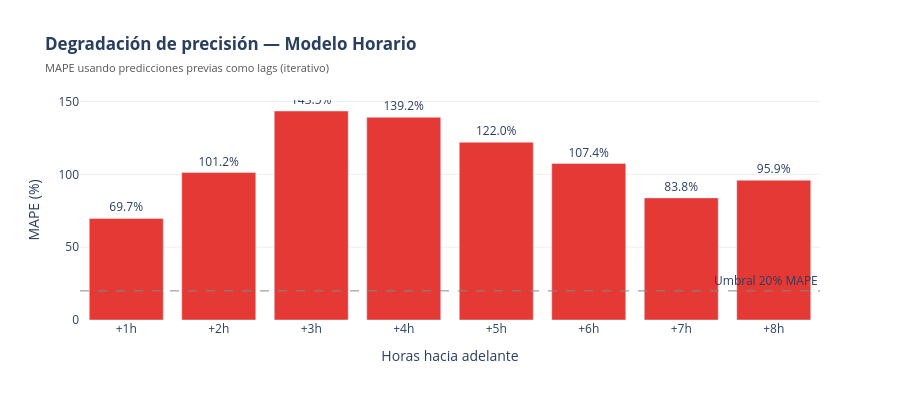

Notebook code for this chart:
### Markdown cell above
### Precisión por horizonte — Modelo Horario

A partir de un instante *t* con lags reales, la predicción se va degradando conforme el modelo usa sus propias predicciones anteriores como lags.

### Code cell
# Simulación iterativa: a partir de cada punto real, predecir h=1..8 horas
# Muestreamos ventanas de 8h para no tardar demasiado
np.random.seed(42)
# Usar datos del test en horas diurnas (6-18h) con gen > 1
anchors = tst_d[(tst_d['Hora'] >= 6) & (tst_d['Hora'] <= 14)].sample(300).index

errores_h = {k: [] for k in range(1, 9)}

for idx in anchors:
    pos = test_h.index.get_loc(idx)
    buf = list(test_h.iloc[pos]['Gen_kWh':'rm6'][['lag1','lag2','lag3','lag4',
              'rs3','rs6','rs24','rm6']].values)  # no usado directamente
    # reconstruir lags dinámicamente
    hist = list(test_h.iloc[max(0,pos-3):pos+1]['Gen_kWh'].values)
    if len(hist) < 4:
        continue
    preds = []
    for step in range(1, 9):
        row = test_h.iloc[pos]
        lags = (list(reversed(preds)) + hist)[::-1][:4]
        if len(lags) < 4:
            continue
        lags = lags[::-1]  # [lag1, lag2, lag3, lag4]
        series = np.array(list(reversed(lags)) + hist[-20:])
        rs3_v  = float(np.nanstd(series[-3:])) if len(series)>=3 else 0
        rs6_v  = float(np.nanstd(series[-6:])) if len(series)>=6 else 0
        rs24_v = float(np.nanstd(series[-24:])) if len(series)>=24 else 0
        rm6_v  = float(np.nanmean(series[-6:])) if len(series)>=6 else 0
        h_new  = (row['Hora'] + step) % 24
        lag0_v = lags[0]  # la predicción más reciente = mejor estimación de hora actual
        x = np.array([[lag0_v,
            np.sin(2*np.pi*h_new/24), np.cos(2*np.pi*h_new/24),
            row['mes_sin'], row['mes_cos'],
            1 if 5<=h_new<=20 else 0,
            row['Pron_kWh'], row['irr_dia'],
            lags[0], lags[1], lags[2], lags[3],
            rs3_v, rs6_v, rs24_v, rm6_v]])
        p = max(float(gbm_h.predict(x)[0]), 0.0)
        preds.append(p)
        # Real del step
        if pos + step < len(test_h):
            real_s = test_h.iloc[pos+step]['Gen_kWh']
            if real_s > 1.0:
                errores_h[step].append(abs(p - real_s) / real_s * 100)

rmse_por_h = {}
mape_por_h = {}
for step in range(1, 9):
    errs = errores_h[step]
    if errs:
        mape_por_h[step] = np.mean(errs)

fig1c = make_subplots(rows=1, cols=1)
steps = sorted(mape_por_h.keys())
mapes = [mape_por_h[s] for s in steps]

fig1c = go.Figure()
fig1c.add_trace(go.Bar(
    x=[f'+{s}h' for s in steps], y=mapes,
    marker_color=[VERDE_MED if m < 20 else NARANJA if m < 40 else ROJO for m in mapes],
    text=[f'{m:.1f}%' for m in mapes], textposition='outside',
    hovertemplate='Horizonte %{x}<br>MAPE: %{y:.1f}%<extra></extra>'))
fig1c.add_hline(y=20, line_dash='dash', line_color='#888', line_width=1,
    annotation_text='Umbral 20% MAPE', annotation_position='top right')
fig1c.update_layout(
    title='<b>Degradación de precisión — Modelo Horario</b><br>'
          '<span style="font-size:11px;color:#555">MAPE usando predicciones previas como lags (iterativo)</span>',
    xaxis=dict(title='Horas hacia adelante', showgrid=False),
    yaxis=dict(title='MAPE (%)', rangemode='tozero', showgrid=True, gridcolor='#eee'),
    plot_bgcolor='white', height=400, showlegend=False)
fig1c.show()

confiable_h = [s for s in steps if mape_por_h.get(s,99) < 20]
print(f'Horas confiables (MAPE < 20%): {confiable_h}')
print(f'El modelo horario se vuelve no confiable a partir de la hora +{max(confiable_h)+1 if confiable_h else 1}')

### Figure 1 — Plotly figure (JSON) as saved in the notebook; plotly's stock layout.template omitted (floating-point values rounded to 4 significant figures)
{"data": [{"hovertemplate": "Horizonte %{x}<br>MAPE: %{y:.1f}%<extra></extra>", "marker": {"color": ["#e53935", "#e53935", "#e53935", "#e53935", "#e53935", "#e53935", "#e53935", "#e53935"]}, "text": ["69.7%", "101.2%", "143.5%", "139.2%", "122.0%", "107.4%", "83.8%", "95.9%"], "textposition": "outside", "type": "bar", "x": ["+1h", "+2h", "+3h", "+4h", "+5h", "+6h", "+7h", "+8h"], "y": [69.69, 101.2, 143.5, 139.2, 122.0, 107.4, 83.83, 95.95]}], "layout": {"annotations": [{"showarrow": false, "text": "Umbral 20% MAPE", "x": 1, "xanchor": "right", "xref": "x domain", "y": 20, "yanchor": "bottom", "yref": "y"}], "height": 400, "plot_bgcolor": "white", "shapes": [{"line": {"color": "#888", "dash": "dash", "width": 1}, "type": "line", "x0": 0, "x1": 1, "xref": "x domain", "y0": 20, "y1": 20, "yref": "y"}], "showlegend": false, "title": {"text": "<b>Degradación de precisión — Modelo Horario</b><br><span style=\"font-size:11px;color:#555\">MAPE usando predicciones previas como lags (iterativo)</span>"}, "xaxis": {"showgrid": false, "title": {"text": "Horas hacia adelante"}}, "yaxis": {"gridcolor": "#eee", "rangemode": "tozero", "showgrid": true, "title": {"text": "MAPE (%)"}}}}
